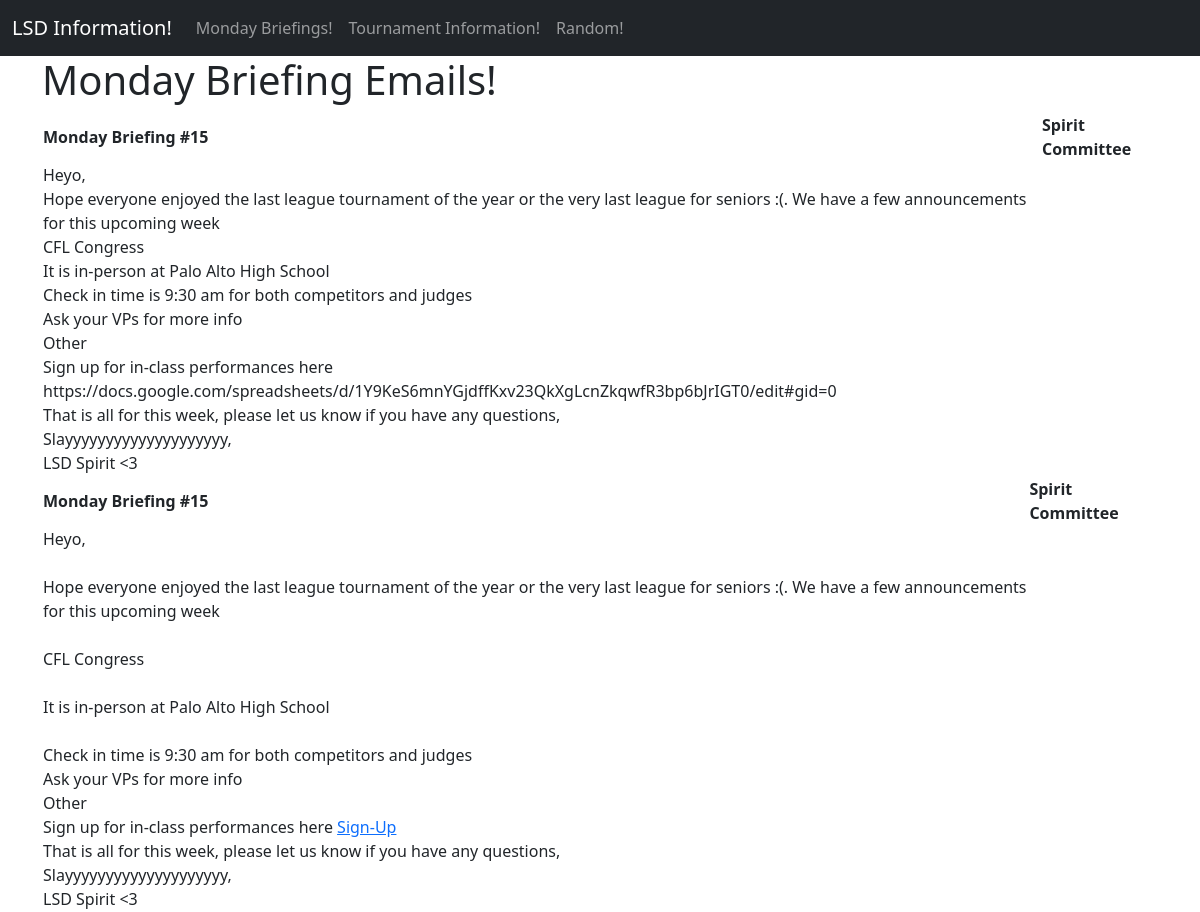
Page /monday_briefing on the committed database.
### tables this page shows
CREATE TABLE monday_briefing (subject LONGTEXT, sender LONGTEXT, body LONGTEXT);

### app.py (the view)
@app.route('/monday_briefing')
def render_monday_briefings():
    conn = get_db_connection_better("Email/emails")
    monday_briefing = conn.execute('SELECT * FROM monday_briefing').fetchall()
    monday_briefing_list = []
    for m in list(monday_briefing):
        monday_briefing_list.append(list(m))
    monday_briefing = monday_briefing_list
    return render_template("extend_emails.html", emails = monday_briefing, email_type="Monday Briefing Emails!")

### app.py (called while the page is built)
def get_db_connection_better(path):
    conn = sqlite3.connect(path +'.db')
    return conn

### templates/extend_emails.html
{% extends 'emails.html' %}
{% block content %}
<h1> {{email_type}} </h1>
    {% for email in emails %}
        <div class='post'>
            <table>
                <tr>
                    <th>{{ email[0] }}</th>
                    <th>{{ email[1] }}</th>
                </tr>
                <tr>
                    <td>{{ email[2] | safe}}</th>
                </tr>
            </table>
        </div>
    {% endfor %}
{% endblock %}

### rows in the picture
monday_briefing: subject "Monday Briefing #15", sender "Spirit Committee", body "Heyo, Hope everyone enjoyed the last league tournament of the year or the very last league for seniors :(. We have a few announcements for this upcoming week CFL Congress It is in-person at Palo Alto High School Check in time is 9:30 am for both competitors and judges Ask your VPs for more info Other Sign up for in-class performances here https://docs.google.com/spreadsheets/d/1Y9KeS6mnYGjdffKxv23QkXgLcnZkqwfR3bp6bJrIGT0/edit#gid=0 That is all for this week, please let us know if you have any questions, Slayyyyyyyyyyyyyyyyyyyy, LSD Spirit <3"
monday_briefing: subject "Monday Briefing #15", sender "Spirit Committee", body "Heyo, Hope everyone enjoyed the last league tournament of the year or the very last league for seniors :(. We have a few announcements for this upcoming week CFL Congress It is in-person at Palo Alto High School Check in time is 9:30 am for both competitors and judges Ask your VPs for more info Other Sign up for in-class performances here Sign-Up That is all for this week, please let us know if you have any questions, Slayyyyyyyyyyyyyyyyyyyy, LSD Spirit <3"

### other values in the picture
{{ email_type }} "Monday Briefing Emails!"
